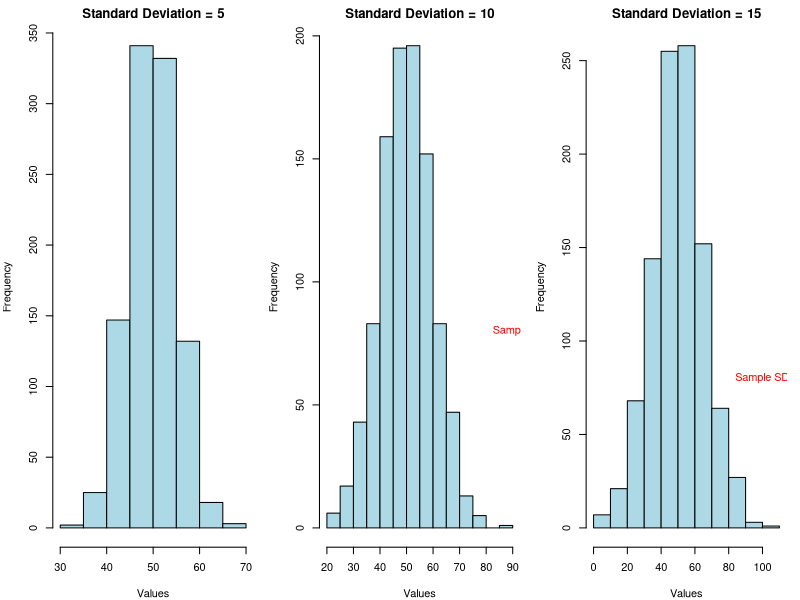

Recreate this plot in R.
# Set a seed for reproducibility
set.seed(42)

# Create a vector of standard deviations to illustrate varying standard deviation
sds <- c(5, 10, 15)

# Plot the normal distribution for each standard deviation
par(mfrow = c(1, length(sds)), mar = c(4, 4, 2, 1))

for (sd_val in sds) {
  data <- rnorm(1000, mean = 50, sd = sd_val)
  hist(data, main = paste("Standard Deviation =", sd_val), xlab = "Values", col = "lightblue", border = "black")
  
  # Add text to label the standard deviation
  text(80, 80, paste("Sample SD =", round(sd(data), 2)), col = "red", pos = 4)
}

# Reset graphical parameters
par(mfrow = c(1, 1), mar = c(5, 4, 4, 2))
